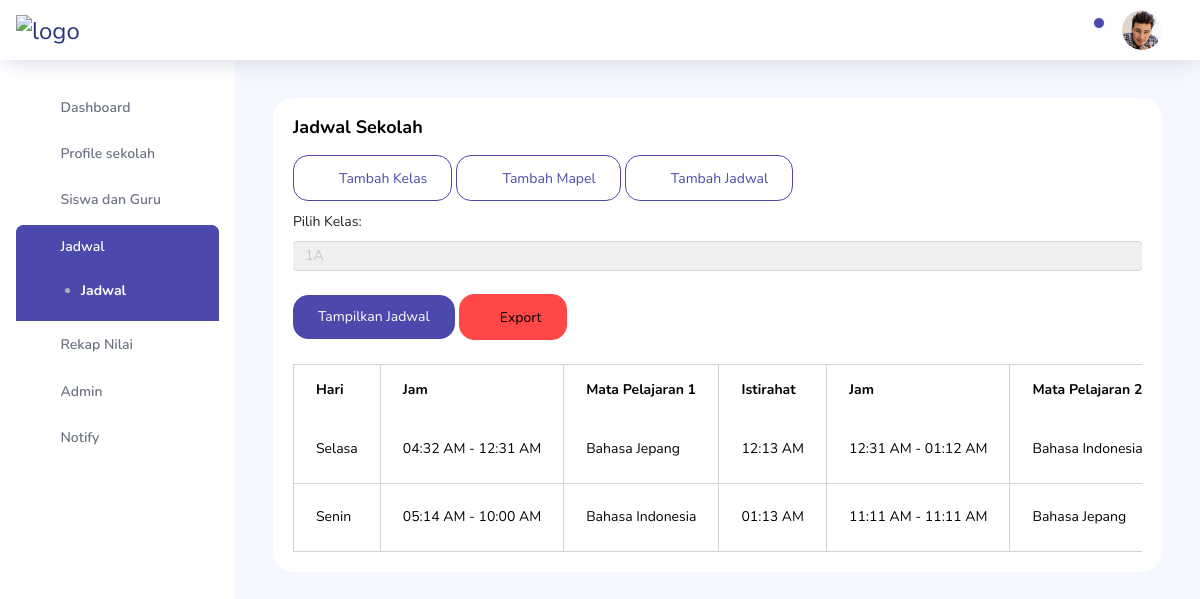
/admin/dist/pages/Jadwal/Jadwal.php?kelas=1 (signed in), run on the app's committed database.
### tables this page shows
CREATE TABLE `jadwal` (
  `id` int(11) NOT NULL,
  `kelas_id` int(11) NOT NULL,
  `hari` varchar(20) NOT NULL,
  `jam_mulai` time NOT NULL,
  `jam_selesai` time NOT NULL,
  `mata_pelajaran1` varchar(100) NOT NULL,
  `guru1` varchar(100) NOT NULL,
  `istirahat` time NOT NULL,
  `jam_mulai1` time NOT NULL,
  `jam_selesai1` time NOT NULL,
  `mata_pelajaran2` varchar(20) NOT NULL,
  `guru2` varchar(100) NOT NULL
);

### admin/dist/pages/Jadwal/Jadwal.php (the view, shortened to what this page needs)
<?php
include '../../../../koneksi.php';
?>
<!DOCTYPE html>
<html lang="en">
<head>
    <link rel="stylesheet" href="../../assets/vendors/feather/feather.css">
    <link rel="stylesheet" href="../../assets/vendors/ti-icons/css/themify-icons.css">
    <link rel="stylesheet" href="../../assets/vendors/css/vendor.bundle.base.css">
    <link rel="stylesheet" href="../../assets/vendors/font-awesome/css/font-awesome.min.css">
    <link rel="stylesheet" href="../../assets/vendors/mdi/css/materialdesignicons.min.css">
    <link rel="stylesheet" href="../../assets/css/style.css">
</head>
<body>
    <div class="container-scroller">
        <nav class="navbar col-lg-12 col-12 p-0 fixed-top d-flex flex-row">
            <div class="text-center navbar-brand-wrapper d-flex align-items-center justify-content-start">
                <a class="navbar-brand brand-logo me-5" href="index.html"><img src="../../logo/Sd.png" class="me-5" alt="logo" /></a>
            </div>
            <div class="navbar-menu-wrapper d-flex align-items-center justify-content-end">
                <button class="navbar-toggler navbar-toggler align-self-center" type="button" data-toggle="minimize">
                    <span class="icon-menu"></span>
                </button>
                <ul class="navbar-nav navbar-nav-right">
                    <li class="nav-item dropdown">
                        <a class="nav-link count-indicator dropdown-toggle" id="notificationDropdown" href="#"
                            data-bs-toggle="dropdown">
                            <i class="icon-bell mx-0"></i>
                            <span class="count"></span>
                        </a>
                    </li>
                    <li class="nav-item nav-profile dropdown">
                        <a class="nav-link dropdown-toggle" href="#" data-bs-toggle="dropdown" id="profileDropdown">
                            <img src="../../assets/images/faces/face28.jpg" alt="profile" />
                        </a>
                    </li>
                </ul>
            </div>
        </nav>
        <div class="container-fluid page-body-wrapper">
            <nav class="sidebar sidebar-offcanvas" id="sidebar">
                <ul class="nav">
                    <li class="nav-item">
                        <a class="nav-link" href="../../admin.php">
                            <i class="mdi mdi-home menu-icon"></i>
                            <span class="menu-title">Dashboard</span>
                        </a>
                    </li>
                    <li class="nav-item">
                        <a class="nav-link" data-bs-toggle="collapse" href="#ui-basic" aria-expanded="false"
                            aria-controls="ui-basic">
                            <i class="mdi mdi-account menu-icon"></i>
                            <span class="menu-title">Profile sekolah</span>
                            <i class="menu-arrow"></i>
                        </a>
                    </li>
                    <li class="nav-item">
                        <a class="nav-link" data-bs-toggle="collapse" href="#form-elements" aria-expanded="false"
                            aria-controls="form-elements">
                            <i class="mdi mdi-camera-front-variant menu-icon"></i>
                            <span class="menu-title">Siswa dan Guru</span>
                            <i class="menu-arrow"></i>
                        </a>
                    </li>
                    <li class="nav-item">
                        <a class="nav-link" data-bs-toggle="collapse" href="#charts" aria-expanded="false" aria-controls="charts">
                            <i class="mdi mdi-calendar-text menu-icon"></i>
                            <span class="menu-title ">Jadwal</span>
                            <i class="menu-arrow"></i>
                        </a>
                        <div class="collapse" id="charts">
                            <ul class="nav flex-column sub-menu">
                                <li class="nav-item"> <a class="nav-link" href="../Jadwal/Jadwal.php">Jadwal</a></li>
                            </ul>
                        </div>
                    </li>
                    <li class="nav-item">
                        <a class="nav-link" data-bs-toggle="collapse" href="#nilai" aria-expanded="false" aria-controls="nilai">
                            <i class="mdi mdi-pencil-lock menu-icon"></i>
                            <span class="menu-title">Rekap Nilai</span>
                            <i class="menu-arrow"></i>
                        </a>
                    </li>
                    <li class="nav-item">
                        <a class="nav-link" data-bs-toggle="collapse" href="#tables" aria-expanded="false" aria-controls="tables">
                            <i class="mdi mdi-account-key menu-icon"></i>
                            <span class="menu-title">Admin</span>
                            <i class="menu-arrow"></i>
                        </a>
                    </li>
                    <li class="nav-item">
                        <a class="nav-link" data-bs-toggle="collapse" href="#icons" aria-expanded="false" aria-controls="icons">
                            <i class="mdi mdi-bell menu-icon"></i>
                            <span class="menu-title">Notify</span>
                            <i class="menu-arrow"></i>
                        </a>
                    </li>
                </ul>
            </nav>
            <div class="main-panel">
                <div class="content-wrapper">
                    <div class="row">
                        <div class="col-md-12 grid-margin stretch-card">
                            <div class="card">
                                <div class="card-body">
                                    <h3 class="card-title">Jadwal Sekolah</h3>
                                    <a href="Kelas.php" class="btn btn-outline-primary btn-icon-text btn-fw" style="margin-bottom: 10px;">
                                        <i class="ti-pencil-alt btn-icon-prepend" style="margin-right: 5px;"></i> Tambah Kelas
                                    </a>
                                    <a href="Mapel.php" class="btn btn-outline-primary btn-icon-text btn-fw" style="margin-bottom: 10px;">
                                        <i class="ti-pencil-alt btn-icon-prepend" style="margin-right: 5px;"></i> Tambah Mapel
                                    </a>
                                    <a href="add_jadwal.php" class="btn btn-outline-primary btn-icon-text btn-fw" style="margin-bottom: 10px;">
                                        <i class="ti-pencil-alt btn-icon-prepend" style="margin-right: 5px;"></i> Tambah Jadwal
                                    </a>
                                    <div class="table-responsive">
                                        <form method="GET" action="">
                                            <div class="form-group">
                                                <label for="kelas">Pilih Kelas:</label>
                                                <select name="kelas" id="kelas" class="form-control" required>
                                                    <?php
                                                    $queryKelas = "SELECT * FROM kelas ORDER BY nama_kelas";
                                                    $resultKelas = mysqli_query($koneksi, $queryKelas);
                                                    while ($kelas = mysqli_fetch_assoc($resultKelas)) {
                                                        $selected = (isset($_GET['kelas']) && $_GET['kelas'] == $kelas['id_kelas']) ? 'selected' : '';
                                                        echo "<option value='{$kelas['id_kelas']}' $selected>{$kelas['nama_kelas']}</option>";
                                                    }
                                                    ?>
                                                </select>
                                            </div>
                                            <button type="submit" class="btn btn-primary">Tampilkan Jadwal</button>
                                            <button type="button" class="btn btn-danger" id="exportButton"><i class="ti-pencil-alt btn-icon-prepend"></i> Export</button>
                                        </form>
                                        <div class="mt-4">
                                            <?php
                                            if (isset($_GET['kelas']) && !empty($_GET['kelas'])) {
                                                $kelasId = $_GET['kelas'];
                                                $queryJadwal = "SELECT j.*, k.nama_kelas
                                                FROM jadwal j
                                                JOIN kelas k ON j.kelas_id = k.id_kelas
                                                WHERE j.kelas_id = '$kelasId'
                                                ORDER BY j.hari, j.jam_mulai, j.jam_mulai1";
                                                $resultJadwal = mysqli_query($koneksi, $queryJadwal);
                                                if (mysqli_num_rows($resultJadwal) > 0) {
                                                    echo "<table class='table table-bordered'>
                                                    <thead>
                                                        <tr>
                                                            <th>Hari</th>
                                                            <th>Jam</th>
                                                            <th>Mata Pelajaran 1</th>
                                                            <th>Istirahat</th>
                                                            <th>Jam</th>
                                                            <th>Mata Pelajaran 2</th>
                                                            <th>Action</th>
                                                        </tr>
                                                    </thead>
                                                    <tbody>";
                                                    while ($row = mysqli_fetch_assoc($resultJadwal)) {
                                                        $jamMulai = date("h:i A", strtotime($row['jam_mulai']));
                                                        $jamSelesai = date("h:i A", strtotime($row['jam_selesai']));
                                                        $jamMulai1 = date("h:i A", strtotime($row['jam_mulai1']));
                                                        $jamSelesai1 = date("h:i A", strtotime($row['jam_selesai1']));
                                                        $istirahat = date("h:i A", strtotime($row['istirahat']));
                                                        echo "<tr>
                                                                <td>" . htmlspecialchars($row['hari']) . "</td>
                                                                <td>" . htmlspecialchars($jamMulai) . " - " . htmlspecialchars($jamSelesai) . "</td>
                                                                <td>" . htmlspecialchars($row['mata_pelajaran1']) . "</td>
                                                                <td>" . htmlspecialchars($istirahat) . "</td>
                                                                <td>" . htmlspecialchars($jamMulai1) . " - " . htmlspecialchars($jamSelesai1) . "</td>
                                                                <td>" . htmlspecialchars($row['mata_pelajaran2']) . "</td>
                                                                <td>
                                                                    <a href='../php/Jadwal/djadwal.php?id=" . $row['id'] . "' class='btn btn-danger btn-sm' onclick='return confirm(\"Apakah Anda yakin ingin menghapus jadwal ini?\")'>Hapus</a>
                                                                </td>
                                                            </tr>";
                                                    }
                                                    echo "</tbody></table>";
                                                } else {
                                                    echo "<p>Jadwal untuk kelas ini tidak ditemukan.</p>";
                                                }
                                            }
                                            ?>
                                        </div>
                                    </div>
                                </div>
                            </div>
                        </div>
                    </div>
                </div>
            </div>
        </div>
    </div>
</body>
</html>

### data on the page
jadwal: hari "Selasa", jam_mulai "04:32 AM", jam_selesai "12:31 AM", mata_pelajaran1 "Bahasa Jepang", istirahat "12:13 AM", jam_mulai1 "12:31 AM", jam_selesai1 "01:12 AM", mata_pelajaran2 "Bahasa Indonesia"
jadwal: hari "Senin", jam_mulai "05:14 AM", jam_selesai "10:00 AM", mata_pelajaran1 "Bahasa Indonesia", istirahat "01:13 AM", jam_mulai1 "11:11 AM", jam_selesai1 "11:11 AM", mata_pelajaran2 "Bahasa Jepang"

### other printed values
form field kelas "1A"
